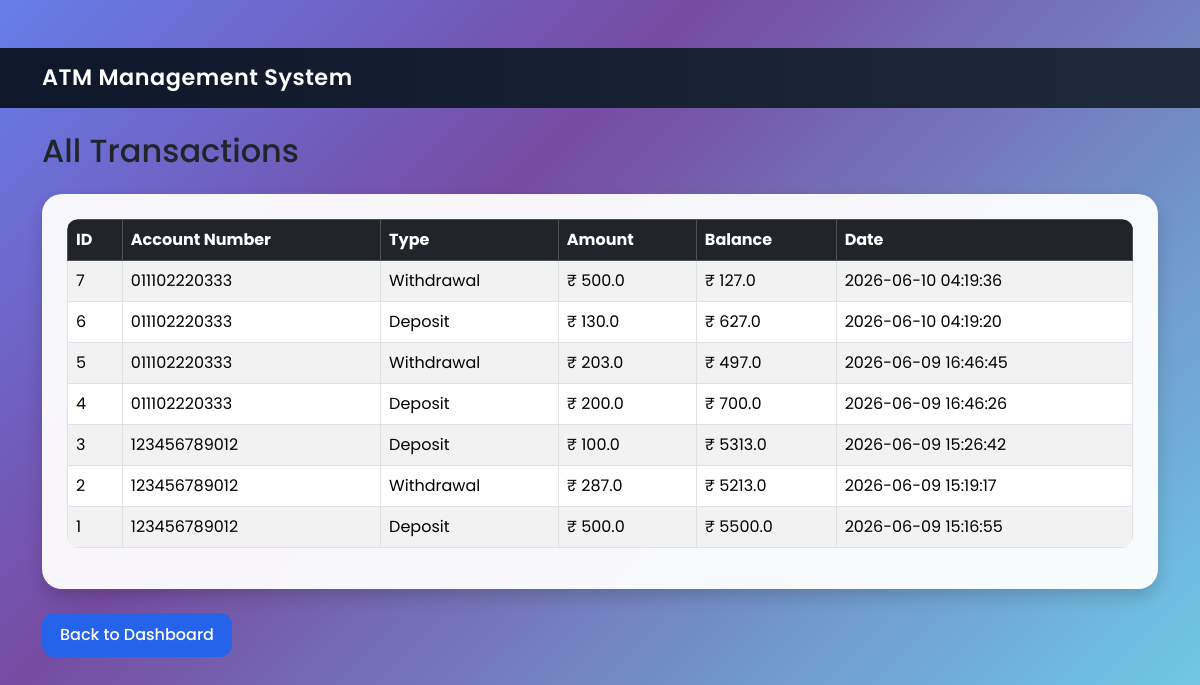
Screenshot of /all_transactions (signed in) with the database file from the repository.
### tables this page shows
CREATE TABLE transactions(
    id INTEGER PRIMARY KEY AUTOINCREMENT,
    account_no TEXT,
    transaction_type TEXT,
    amount REAL,
    balance REAL,
    transaction_date TIMESTAMP DEFAULT CURRENT_TIMESTAMP
);

### app.py (the view)
@app.route("/all_transactions")
def all_transactions():
    if "admin" not in session:
        return redirect("/admin")
    conn = get_db()
    records = conn.execute(
        """
        SELECT *
        FROM transactions
        ORDER BY id DESC
        """
    ).fetchall()
    conn.close()
    return render_template(
        "view_transactions.html",
        records=records
    )

### app.py (called while the page is built)
def get_db():
    conn = sqlite3.connect("atm.db")
    conn.row_factory = sqlite3.Row
    return conn

### templates/view_transactions.html
{% extends 'base.html' %}
{% block content %}
<h2 class="mb-4">
All Transactions
</h2>
<div class="card shadow">
<div class="card-body">
<table class="table table-bordered table-striped">
<thead class="table-dark">
<tr>
<th>ID</th>
<th>Account Number</th>
<th>Type</th>
<th>Amount</th>
<th>Balance</th>
<th>Date</th>
</tr>
</thead>
<tbody>
{% for row in records %}
<tr>
<td>{{ row.id }}</td>
<td>{{ row.account_no }}</td>
<td>{{ row.transaction_type }}</td>
<td>₹ {{ row.amount }}</td>
<td>₹ {{ row.balance }}</td>
<td>{{ row.transaction_date }}</td>
</tr>
{% endfor %}
</tbody>
</table>
</div>
</div>
<br>
<a href="/admin_dashboard"
class="btn btn-primary">
Back to Dashboard
</a>
{% endblock %}

### templates/base.html (shortened to what this page needs)
<!DOCTYPE html>
<html>
<head>
<link href="https://cdn.jsdelivr.net/npm/bootstrap@5.3.3/dist/css/bootstrap.min.css" rel="stylesheet">
<link rel="stylesheet"
href="{{ url_for('static', filename='css/style.css') }}">
</head>
<body class="bg-light">
<div class="container-fluid py-4"></div>
<nav class="navbar navbar-dark bg-primary">
<div class="container">
<a class="navbar-brand" href="#">
ATM Management System
</a>
</div>
</nav>
<div class="container mt-4">
{% block content %}
{% endblock %}
</div>
</body>
</html>

### static/css/style.css (style rules this page uses)
* { margin:0; padding:0; box-sizing:border-box; font-family:'Poppins',sans-serif; }
body { min-height:100vh; background: linear-gradient( 135deg, #667eea 0%, #764ba2 35%, #6dd5ed 100% ); background-attachment: fixed; }
.navbar { background:linear-gradient( 90deg, #0f172a, #1e293b ) !important; }
.navbar-brand { font-size:1.4rem; font-weight:600; letter-spacing:0.5px; }
.card { border:none; border-radius:20px; background:rgba(255,255,255,0.95); backdrop-filter:blur(10px); box-shadow:0 10px 30px rgba(0,0,0,0.15); transition:all 0.3s ease; }
.card-body { padding:25px; }
.btn { border-radius:12px; padding:10px 18px; font-weight:500; transition:0.3s ease; }
.btn-primary { background:#2563eb; border:none; }
.table { border-radius:12px; overflow:hidden; }
.table thead { background:#0f172a; color:white; }

### rows the page displays
transactions: id "7", account_no "011102220333", transaction_type "Withdrawal", amount "500.0", balance "127.0", transaction_date "2026-06-10 04:19:36"
transactions: id "6", account_no "011102220333", transaction_type "Deposit", amount "130.0", balance "627.0", transaction_date "2026-06-10 04:19:20"
transactions: id "5", account_no "011102220333", transaction_type "Withdrawal", amount "203.0", balance "497.0", transaction_date "2026-06-09 16:46:45"
transactions: id "4", account_no "011102220333", transaction_type "Deposit", amount "200.0", balance "700.0", transaction_date "2026-06-09 16:46:26"
transactions: id "3", account_no "123456789012", transaction_type "Deposit", amount "100.0", balance "5313.0", transaction_date "2026-06-09 15:26:42"
transactions: id "2", account_no "123456789012", transaction_type "Withdrawal", amount "287.0", balance "5213.0", transaction_date "2026-06-09 15:19:17"
transactions: id "1", account_no "123456789012", transaction_type "Deposit", amount "500.0", balance "5500.0", transaction_date "2026-06-09 15:16:55"
